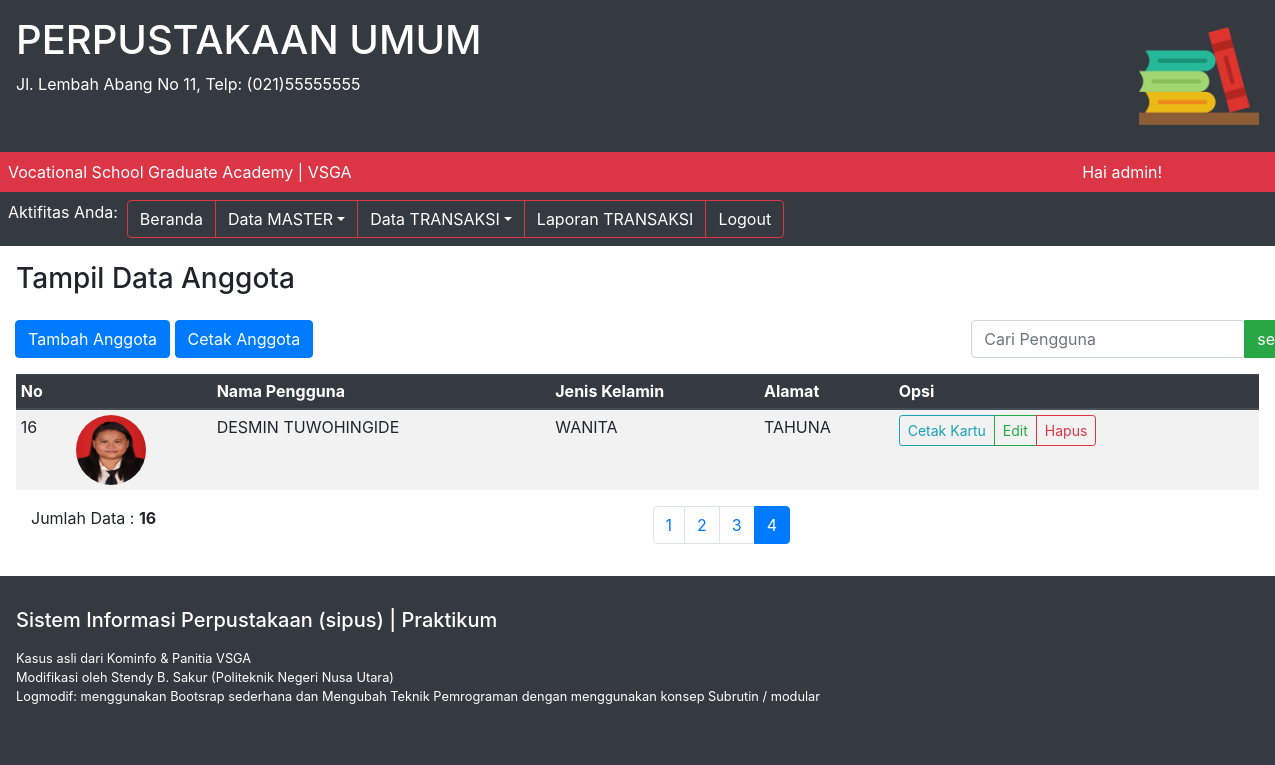
The page /index.php?p=anggota&hal=4 (signed in) on the database its author committed.
### tables this page shows
CREATE TABLE `tbanggota` (
  `idanggota` varchar(5) NOT NULL,
  `nama` varchar(30) NOT NULL,
  `jeniskelamin` varchar(10) NOT NULL,
  `alamat` varchar(40) NOT NULL,
  `status` varchar(20) NOT NULL,
  `foto` varchar(50) NOT NULL
);

### modul/modul.php (the view, shortened to what this page needs)
<?php
function getConnection() {
	$server = "localhost";
	$user = "root";
	$password = "";
	$nama_database = "dbpus";
	$port = 2112;
	$db = mysqli_connect($server, $user, $password, $nama_database, $port);
	return $db;
}
function getPage ($get_page)
{
	$pages_dir = 'pages';
	if(!empty($get_page)){
		$pages=scandir($pages_dir,0);
		unset($pages[0],$pages[1]);
		$p=$get_page;
		if(in_array($p.'.php',$pages)){
			include($pages_dir.'/'.$p.'.php');
		}else{
			echo'Halaman Tidak Ditemukan';
		}
	}else{
		include($pages_dir . '/beranda.php');
	}
}
function getTampilAnggota($pg, $req)
{
	echo "<table class='table table-striped table-sm'>";
	echo "<thead class='thead-dark'>";
	echo "<tr>";
	echo "<th>No</th>";
	echo "<th>&nbsp;</th>";
	echo "<th>Nama Pengguna</th>";
	echo "<th>Jenis Kelamin</th>";
	echo "<th>Alamat</th>";
	echo "<th>Opsi</th>";
	echo "</tr>";
	echo "</thead>";
	echo "<tbody>";
	$batas = 5;
	extract($pg);
	if(empty($hal)){
		$posisi = 0;
		$hal = 1;
		$nomor = 1;
	}else {
		$posisi = ($hal - 1) * $batas;
		$nomor = $posisi+1;
	}
	if($req == "POST")
	{
		$pencarian = trim(mysqli_real_escape_string(getConnection(), htmlentities($_POST['pencarian'], ENT_QUOTES)));
		if($pencarian != ""){
			$sql = "SELECT * FROM tbanggota WHERE nama LIKE '%$pencarian%'
					OR idanggota LIKE '%$pencarian%'
					OR jeniskelamin LIKE '%$pencarian%'
					OR alamat LIKE '%$pencarian%'";
			$query = $sql;
			$queryJml = $sql;
		} else {
			$query = "SELECT * FROM tbanggota LIMIT $posisi, $batas";
			$queryJml = "SELECT * FROM tbanggota";
			$no = $posisi * 1;
		}
	}else {
		$query = "SELECT * FROM tbanggota LIMIT $posisi, $batas";
		$queryJml = "SELECT * FROM tbanggota";
	}
	$q_tampil_anggota = mysqli_query(getConnection(), $query);
	if(mysqli_num_rows($q_tampil_anggota)>0)
	{
		while($r_tampil_anggota=mysqli_fetch_array($q_tampil_anggota))
		{
			if(empty($r_tampil_anggota['foto']) or ($r_tampil_anggota['foto']=='-'))
			{
				$newfoto = "admin-no-photo.jpg";
			}else{
				$newfoto = $r_tampil_anggota['foto'];
			}
			echo "<tr>";
			echo "<td>" . $nomor . "</td>";
			echo "<td><img src=images/$newfoto class='rounded-circle' width=70px height=70px></td>";
			echo "<td>" . strtoupper($r_tampil_anggota['nama']) . "</td>";
			echo "<td>" . strtoupper($r_tampil_anggota['jeniskelamin']) . "</td>";
			echo "<td>" . strtoupper($r_tampil_anggota['alamat']) . "</td>";
			echo "<td>";
			echo "<div class='btn-group btn-group-sm'>";
			echo "<a href=pages/cetak_kartu.php?id=$r_tampil_anggota[idanggota]  target=_blank class='btn btn-outline-info' role='button'>Cetak Kartu</a>";
			echo "<a href=index.php?p=anggota-edit&id=$r_tampil_anggota[idanggota]&hal=$hal class='btn btn-outline-success' role='button'>Edit</a>";
			echo "<a href=proses/anggota-hapus.php?id=$r_tampil_anggota[idanggota] onclick =\"return confirm ('Apakah Anda Yakin Akan Menghapus Data Ini?');\" class='btn btn-outline-danger' role='button'>Hapus</a>";
			echo "</div>";
			echo "</td>";
			echo "</tr>";
			$nomor++;
		}
	}else {
		echo "<tr><td colspan=6>Data Tidak Ditemukan</td></tr>";
	}
	echo "</tbody>";
	echo "</table>";
	if(isset($_POST['pencarian']))
	{
		if($_POST['pencarian']!=''){
			echo "<div style=\"float:left;\">";
			$jml = mysqli_num_rows(mysqli_query(getConnection(), $queryJml));
			echo "Data Hasil Pencarian: <b>$jml</b>";
			echo "</div>";
		}
	}else{
		echo "<div class='container-fluid'>";
		echo "<div class='row'>";
		echo "<div class='col'>";
		echo "<div class='text-left'>";
		$jml = mysqli_num_rows(mysqli_query(getConnection(), $queryJml));
		echo "Jumlah Data : <b>$jml</b>";
		echo "</div>";
		echo "</div>";
		echo "<div class='col'>";
		echo "<div class='pagination'>";
		$jml_hal = ceil($jml/$batas);
		echo "<ul class='pagination float-right'>";
		for($i=1; $i<=$jml_hal; $i++){
			if($i != $hal){
				echo "<li class='page-item'>";
				echo "<a class='page-link' href=\"?p=anggota&hal=$i\">$i</a>";
			}else {
				echo "<li class='page-item active'>";
				echo "<a class='page-link'>$i</a>";
				echo "</li>";
			}
		}
		echo "</ul>";
		echo "</div>";
		echo "</div>";
		echo "</div>";
		echo "</div>";
	}
}
?>

### rows shown on the page
tbanggota: foto (picture), nama "DESMIN TUWOHINGIDE", jeniskelamin "WANITA", alamat "TAHUNA"

### other values the page prints
$_SESSION['sesi'] "admin"
$jml "16"
